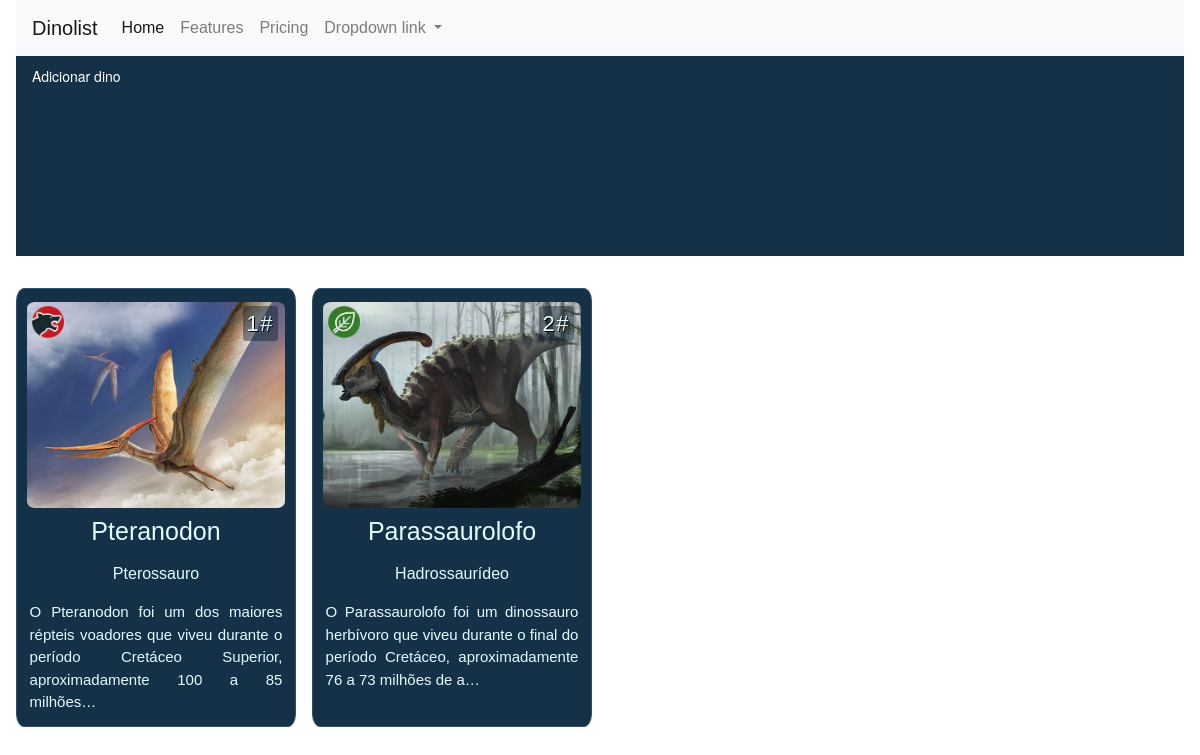
The page / on the database its author committed.
### post_app/models.py (models this page shows, shortened)
class Post(models.Model):
    dinoNome = models.CharField(max_length=100)  # Nome do dinossauro, com limite de 100 caracteres.
    dinoTipo = models.ForeignKey(DinoTipoDeDino, on_delete=models.CASCADE)  # Associação com TipoDeDino, com chave estrangeira.
    dinoDescricao = models.TextField()  # Descrição detalhada do dinossauro.
    dinoEpoca = models.ForeignKey(DinoEpoca, on_delete=models.CASCADE)  # Associação com Epoca, com chave estrangeira.
    dinoDieta = models.ForeignKey(DinoDieta, on_delete=models.CASCADE)  # Associação com DinoDieta, com chave estrangeira.
    dinoTamanhoMin = models.DecimalField(max_digits=5, decimal_places=2, validators=[MinValueValidator(0.0)])  # Tamanho mínimo
    dinoTamanhoMax = models.DecimalField(max_digits=5, decimal_places=2, validators=[MinValueValidator(0.0)])  # Tamanho máximo
    dinoPesoMin = models.IntegerField(validators=[MinValueValidator(0)])  # Peso mínimo
    dinoPesoMax = models.IntegerField(validators=[MinValueValidator(0)])  # Peso máximo
    biomas = models.ManyToManyField(DinoBioma)  # Associação muitos-para-muitos com o modelo Bioma.
    dinoImage = models.ImageField(upload_to='images/')  # Imagem do dinossauro, salva na pasta 'images/'.
    dinoCreateDate = models.DateTimeField(auto_now_add=True)  # Data e hora de criação do registro, definida automaticamente.
    class Meta:  # Classe interna usada para definir opções de metadados para o modelo.
        verbose_name = 'Criatura'  # Nome singular a ser exibido no admin do Django.
        verbose_name_plural = 'Criaturas'  # Nome plural a ser exibido no admin do Django.
        ordering = ['id']  # Define a ordenação padrão dos objetos desse modelo, pela ordem crescente do campo 'id'.

class DinoTipoDeDino(models.Model):
    nome = models.CharField(max_length=100)  # Nome do tipo de dinossauro, com limite de 100 caracteres.
    def __str__(self):
        return self.nome  # Exibe o nome do tipo de dinossauro como representação do objeto.
    class Meta:
        verbose_name = 'Tipo'
        verbose_name_plural = 'Tipos'
        ordering = ['nome']  # Ordena os tipos de dinossauros por nome.

### post_app/views.py (the view)
# urls.py: path('', views.post_list, name='post-list'),  # Define uma URL padrão ('/') que mapeia para a view 'post_list'.
def post_list(request):
    template_name = 'post-list.html'  # Nome do template HTML que será renderizado.
    posts = Post.objects.all()  # Realiza uma query para obter todas as instâncias do modelo 'Posts' do banco de dados.
    context = {  # Cria um dicionário de contexto para passar dados ao template.
        'posts': posts  # Passa a lista de postagens como uma variável 'posts' para o template.
    }
    return render(request, template_name, context)  # Renderiza o template 'post-list.html' com o contexto fornecido.

### post_app/models.py (called while the page is built)
    def __str__(self):
        return self.nome  # Exibe o nome do tipo de dinossauro como representação do objeto.

### post_app/templates/post-list.html (shortened to what this page needs)
{% extends 'base.html' %}
{% load static %}
{% block extra_css %}
<link rel="stylesheet" href="{% static 'css/post-list.css' %}">
{% endblock extra_css %}
{% block content %}
    <div class="teste">
        <a href="{% url 'post-create' %}">
            <button>
                Adicionar dino
            </button>
        </a>
    </div>
    <section class="dinos-list">
        {% for post in posts %}
        <div class="dino">
            <div class="container">
                <div class="image">
                    <img src="{{ post.dinoImage.url }}" alt="">
                    <div class="diet">
                        {% if post.dinoDieta|stringformat:'s' == "Carnivoro" %}
                            <img class="element" src="{% static 'assets/CarnivoreIco.png' %}" alt="Carnivore">
                        {% elif post.dinoDieta|stringformat:'s' == "Herbivoro" %}
                            <img class="element" src="{% static 'assets/HerbivoreIco.png' %}" alt="Herbivoro">
                        {% elif post.dinoDieta|stringformat:'s' == "Ornivoro" %}
                            <img class="element" src="{% static 'assets/OrnivoreIco.png' %}" alt="Ornivoro">
                        {% else %}
                            <img class="element" src="{% static 'assets/DefaultIco.png' %}" alt="Unknown Diet">
                        {% endif %}
                    </div>
                    <div class="id">
                        {{post.id}}#
                    </div>
                </div>
                <div class="stats">
                    <a href="">
                        <div class="name">
                            {{ post.dinoNome }}
                        </div>
                    </a>
                    <a href="">
                        <div class="tipo">
                            {{ post.dinoTipo }}
                        </div>
                    </a>
                    <div class="desc">
                        {{ post.dinoDescricao|truncatechars:130 }}
                    </div>
                </div>
            </div>
        </div>
        {% endfor %}
    </section>
{% endblock content %}

### post_app/templates/base.html (shortened to what this page needs)
{% load static %}
<!DOCTYPE html>
<html lang="pt-br">
<head>
    <link rel="stylesheet" href="https://cdn.jsdelivr.net/npm/bootstrap@4.0.0/dist/css/bootstrap.min.css">
    <link rel="stylesheet" href="{% static 'css/base.css' %}">
    {% block extra_css %}{% endblock %}
</head>
<body>
    <div class="main-layout">
        <nav class="navbar navbar-expand-lg navbar-light bg-light">
            <a class="navbar-brand" href="#">Dinolist</a>
            <div class="collapse navbar-collapse" id="navbarNavDropdown">
              <ul class="navbar-nav">
                <li class="nav-item active">
                  <a class="nav-link" href="#">Home <span class="sr-only">(current)</span></a>
                </li>
                <li class="nav-item">
                  <a class="nav-link" href="#">Features</a>
                </li>
                <li class="nav-item">
                  <a class="nav-link" href="#">Pricing</a>
                </li>
                <li class="nav-item dropdown">
                  <a class="nav-link dropdown-toggle" href="#" id="navbarDropdownMenuLink" data-toggle="dropdown" aria-haspopup="true" aria-expanded="false">
                    Dropdown link
                  </a>
                </li>
              </ul>
            </div>
          </nav>
        {% block content %}{% endblock %}
    </div>
</body>
</html>

### post_app/static/css/base.css (style rules this page uses)
:root { --primary-bg-color: #153147; --secondary-bg-color: #2e5270; --terciary-bg-color:rgb(78, 101, 121)0; --highlight-bg-color: rgba(11,29,44,.459); --text-color: #e5fbff; --font-size-base: 16px; --font-size-large: 25px; --font-size-small: 15px; --border-radius: 3%; --padding-base: .8em; }
* { box-sizing: border-box; font-family: Nunito,sans-serif; margin: 0; padding: 0; }
a { text-decoration: none; }
button { background-color: var(--terciary-bg-color); border-radius: 8px; border-style: none; box-sizing: border-box; color: #FFFFFF; cursor: pointer; display: inline-block; font-family: "Haas Grot Text R Web", "Helvetica Neue", Helvetica, Arial, sans-serif; font-size: 14px; font-weight: 500; height: 40px; line-height: 20px; list-style: none; margin: 0; outline: none; padding: 10px 16px; position: relative; text-align: center; text-decoration: none; transition: color 100ms; vertical-align: baseline; user-select: none; -webkit-user-select: none; touch-action: manipulation; }
.main-layout { color: #fff; margin: auto auto 5rem; max-width: 1500px; min-height: 90vh; padding: 0 1rem; width: 100%; }
.teste { height: 200px; width: auto; background-color: var(--primary-bg-color); }

### post_app/static/css/post-list.css (style rules this page uses)
.dinos-list { display: grid; gap: 2rem 1rem; grid-template-columns: repeat(auto-fill, minmax(280px, 1fr)); margin-top: 2rem; }
.dino { background-color: var(--primary-bg-color); border: 1px solid var(--secondary-bg-color); border-radius: var(--border-radius); font-size: var(--font-size-base); position: relative; text-align: center; }
.dino .container { padding: var(--padding-base) .6em; }
.dino .diet { position: absolute; top: 17px; left: 15px; }
.dino .diet .element { width: 2em; height: 2em; background-color: transparent; }
.dino .id { position: absolute; top: 17px; right: 17px; color: var(--text-color); background-color: var(--highlight-bg-color); border-radius: 10%; font-size: 22px; font-weight: 500; padding: 1px 4px; text-shadow: 1px 1px 0 #000; letter-spacing: 1.5px; }
.dino .name { margin-top: 0.2em; color: var(--text-color); font-size: var(--font-size-large); }
.dino .tipo { margin-top: 0.7em; color: var(--text-color); font-size: 1em; }
.dino .desc { margin-top: 1em; color: var(--text-color); font-size: var(--font-size-small); text-align: justify; padding: 0 3px; }
.dino .image img { background-color: var(--highlight-bg-color); border-radius: var(--border-radius); width: 100%; height: auto; }

### rows shown on the page
Post: dinoImage (picture), id "1", dinoNome "Pteranodon", dinoTipo "Pterossauro", dinoDescricao "O Pteranodon foi um dos maiores répteis voadores que viveu durante o período Cretáceo Superior, aproximadamente 100 a 85 milhões…"
Post: dinoImage (picture), id "2", dinoNome "Parassaurolofo", dinoTipo "Hadrossaurídeo", dinoDescricao "O Parassaurolofo foi um dinossauro herbívoro que viveu durante o final do período Cretáceo, aproximadamente 76 a 73 milhões de a…"
